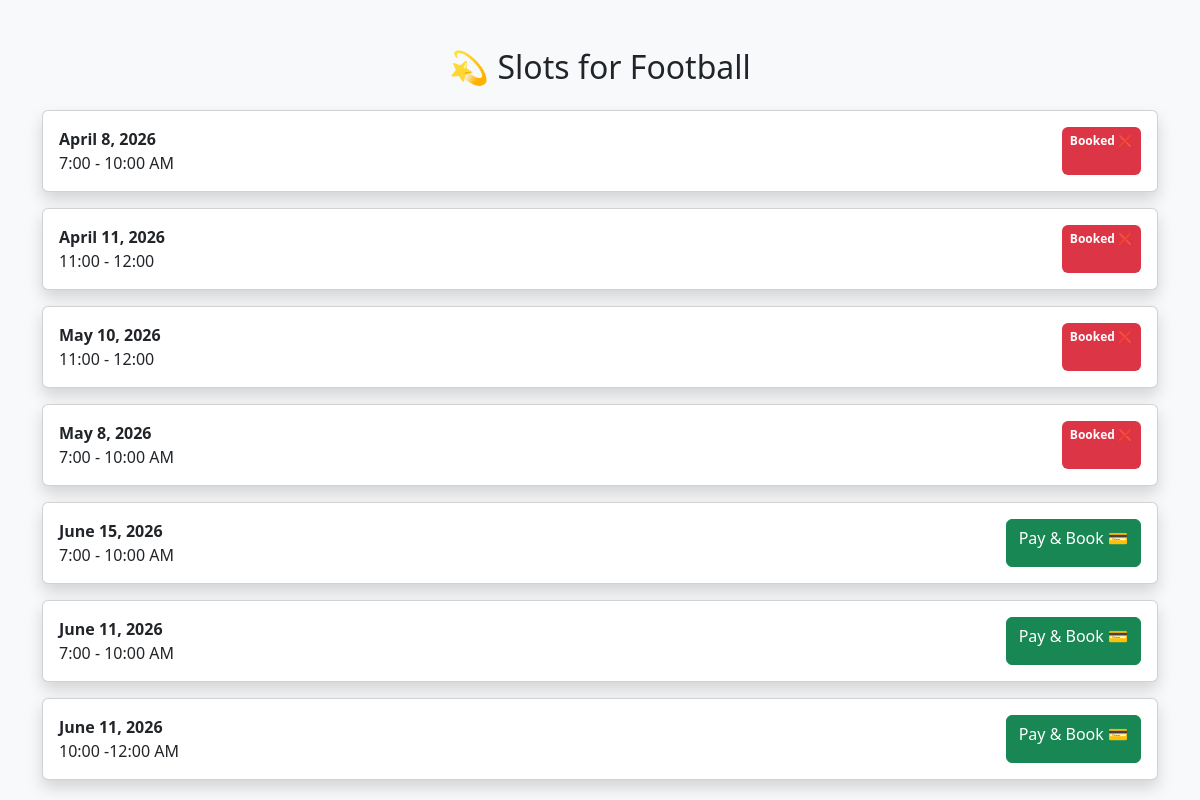
Screenshot of /slots/1/ (signed in) with the database file from the repository.
### booking/models.py (models this page shows, shortened)
class Turf(models.Model):
    SPORT_CHOICES = (
        ('cricket', 'Cricket'),
        ('football', 'Football'),
        ('badminton', 'Badminton'),
        ('volleyball', 'Volleyball'),
        ('basketball', 'Basketball'),
        ('hockey', 'Hockey'),
    )
    name = models.CharField(max_length=100)
    location = models.CharField(max_length=100)
    type = models.CharField(max_length=20, choices=SPORT_CHOICES, default='cricket')
    price = models.IntegerField(default=0)
    max_players = models.IntegerField(default=10)
    image = models.URLField(blank=True, null=True)

class Slot(models.Model):
    turf = models.ForeignKey(Turf, on_delete=models.CASCADE)
    date = models.DateField()
    time = models.CharField(max_length=50)
    is_booked = models.BooleanField(default=False)

### booking/views.py (the view)
# urls.py: path('slots/<int:turf_id>/', views.turf_slots),
@login_required
def turf_slots(request, turf_id):
    turf = Turf.objects.get(id=turf_id)
    slots = Slot.objects.filter(turf=turf)
    return render(request, 'slots.html', {
        'turf': turf,
        'slots': slots
    })

### booking/templates/slots.html (shortened to what this page needs)
<!DOCTYPE html>
<html>
<head>
    <link href="https://cdn.jsdelivr.net/npm/bootstrap@5.3.0/dist/css/bootstrap.min.css" rel="stylesheet">
</head>
<body class="bg-light">
<div class="container mt-5">
    <h2 class="text-center mb-4">💫 Slots for {{ turf.name }}</h2>
    {% for slot in slots %}
    <div class="card p-3 mb-3 shadow d-flex justify-content-between flex-row">
        <div>
            <strong>{{ slot.date }}</strong><br>
            {{ slot.time }}
        </div>
        {% if not slot.is_booked %}
            <a class="btn btn-success" href="/payment/{{ slot.id }}">Pay & Book 💳</a>
        {% else %}
            <span class="badge bg-danger p-2">Booked ❌</span>
        {% endif %}
    </div>
    {% endfor %}
</div>
</body>
</html>

### rows the page displays
Turf: name "Football"
Slot: date "April 8, 2026", time "7:00 - 10:00 AM", is_booked "Booked ❌"
Slot: date "April 11, 2026", time "11:00 - 12:00", is_booked "Booked ❌"
Slot: date "May 10, 2026", time "11:00 - 12:00", is_booked "Booked ❌"
Slot: date "May 8, 2026", time "7:00 - 10:00 AM", is_booked "Booked ❌"
Slot: date "June 15, 2026", time "7:00 - 10:00 AM"
Slot: date "June 11, 2026", time "7:00 - 10:00 AM"
Slot: date "June 11, 2026", time "10:00 -12:00 AM"
